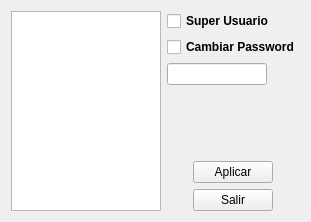
<?xml version="1.0" encoding="UTF-8"?>
<ui version="4.0">
 <class>EditarUsuario</class>
 <widget class="QWidget" name="EditarUsuario">
  <property name="geometry">
   <rect>
    <x>0</x>
    <y>0</y>
    <width>293</width>
    <height>218</height>
   </rect>
  </property>
  <property name="sizePolicy">
   <sizepolicy hsizetype="Preferred" vsizetype="Preferred">
    <horstretch>0</horstretch>
    <verstretch>0</verstretch>
   </sizepolicy>
  </property>
  <property name="maximumSize">
   <size>
    <width>400</width>
    <height>320</height>
   </size>
  </property>
  <property name="windowTitle">
   <string>Editar Usuario</string>
  </property>
  <property name="windowIcon">
   <iconset resource="resources.qrc">
    <normaloff>:/images/bulmasetup_editarusuario.xpm</normaloff>:/images/bulmasetup_editarusuario.xpm</iconset>
  </property>
  <layout class="QGridLayout" name="gridLayout_4">
   <item row="0" column="0">
    <widget class="QListWidget" name="listWidget">
     <property name="minimumSize">
      <size>
       <width>150</width>
       <height>200</height>
      </size>
     </property>
    </widget>
   </item>
   <item row="0" column="1">
    <layout class="QGridLayout" name="gridLayout_3">
     <item row="0" column="0" colspan="3">
      <layout class="QGridLayout" name="gridLayout_2">
       <item row="0" column="0">
        <widget class="QCheckBox" name="Radial_su">
         <property name="font">
          <font>
           <weight>75</weight>
           <bold>true</bold>
          </font>
         </property>
         <property name="text">
          <string>Super Usuario</string>
         </property>
        </widget>
       </item>
       <item row="1" column="0">
        <widget class="QCheckBox" name="CheckBox_password">
         <property name="font">
          <font>
           <weight>75</weight>
           <bold>true</bold>
          </font>
         </property>
         <property name="text">
          <string>Cambiar Password</string>
         </property>
        </widget>
       </item>
       <item row="2" column="0">
        <layout class="QGridLayout" name="gridLayout">
         <item row="0" column="0">
          <widget class="QLineEdit" name="lineEdit"/>
         </item>
         <item row="0" column="1">
          <spacer name="horizontalSpacer_3">
           <property name="orientation">
            <enum>Qt::Horizontal</enum>
           </property>
           <property name="sizeHint" stdset="0">
            <size>
             <width>40</width>
             <height>20</height>
            </size>
           </property>
          </spacer>
         </item>
        </layout>
       </item>
      </layout>
     </item>
     <item row="1" column="1">
      <spacer name="verticalSpacer_2">
       <property name="orientation">
        <enum>Qt::Vertical</enum>
       </property>
       <property name="sizeHint" stdset="0">
        <size>
         <width>17</width>
         <height>13</height>
        </size>
       </property>
      </spacer>
     </item>
     <item row="2" column="0" rowspan="2">
      <spacer name="horizontalSpacer">
       <property name="orientation">
        <enum>Qt::Horizontal</enum>
       </property>
       <property name="sizeHint" stdset="0">
        <size>
         <width>40</width>
         <height>20</height>
        </size>
       </property>
      </spacer>
     </item>
     <item row="2" column="1">
      <widget class="QPushButton" name="aplicar_cambios">
       <property name="text">
        <string>Aplicar</string>
       </property>
       <property name="icon">
        <iconset resource="resources.qrc">
         <normaloff>:/images/bulmasetup_save.png</normaloff>:/images/bulmasetup_save.png</iconset>
       </property>
      </widget>
     </item>
     <item row="2" column="2" rowspan="2">
      <spacer name="horizontalSpacer_2">
       <property name="orientation">
        <enum>Qt::Horizontal</enum>
       </property>
       <property name="sizeHint" stdset="0">
        <size>
         <width>40</width>
         <height>20</height>
        </size>
       </property>
      </spacer>
     </item>
     <item row="3" column="1">
      <widget class="QPushButton" name="mui_cancelar">
       <property name="text">
        <string>Salir</string>
       </property>
       <property name="icon">
        <iconset resource="resources.qrc">
         <normaloff>:/images/bulmasetup_exit.png</normaloff>:/images/bulmasetup_exit.png</iconset>
       </property>
      </widget>
     </item>
    </layout>
   </item>
  </layout>
 </widget>
 <resources>
  <include location="resources.qrc"/>
 </resources>
 <connections>
  <connection>
   <sender>mui_cancelar</sender>
   <signal>released()</signal>
   <receiver>EditarUsuario</receiver>
   <slot>close()</slot>
   <hints>
    <hint type="sourcelabel">
     <x>337</x>
     <y>221</y>
    </hint>
    <hint type="destinationlabel">
     <x>199</x>
     <y>149</y>
    </hint>
   </hints>
  </connection>
 </connections>
</ui>
